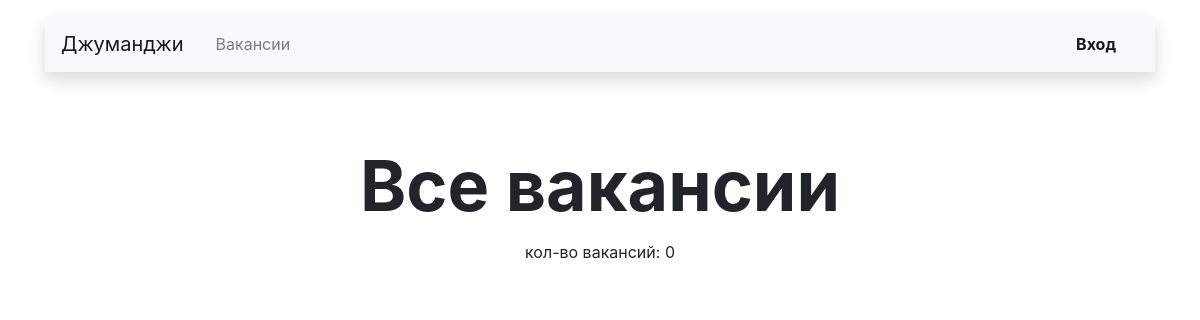
/vacancies/, run on an earlier commit of the app's database.
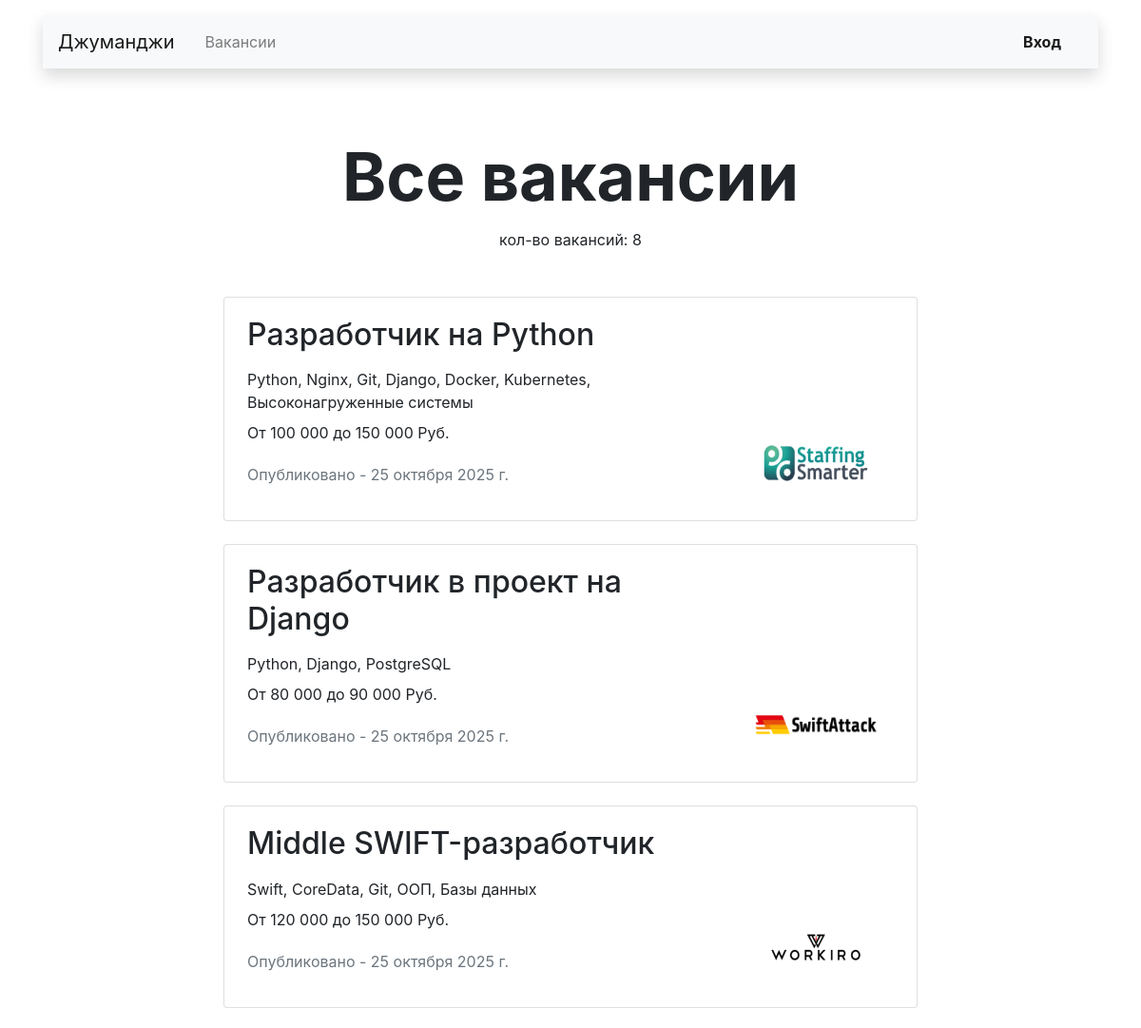
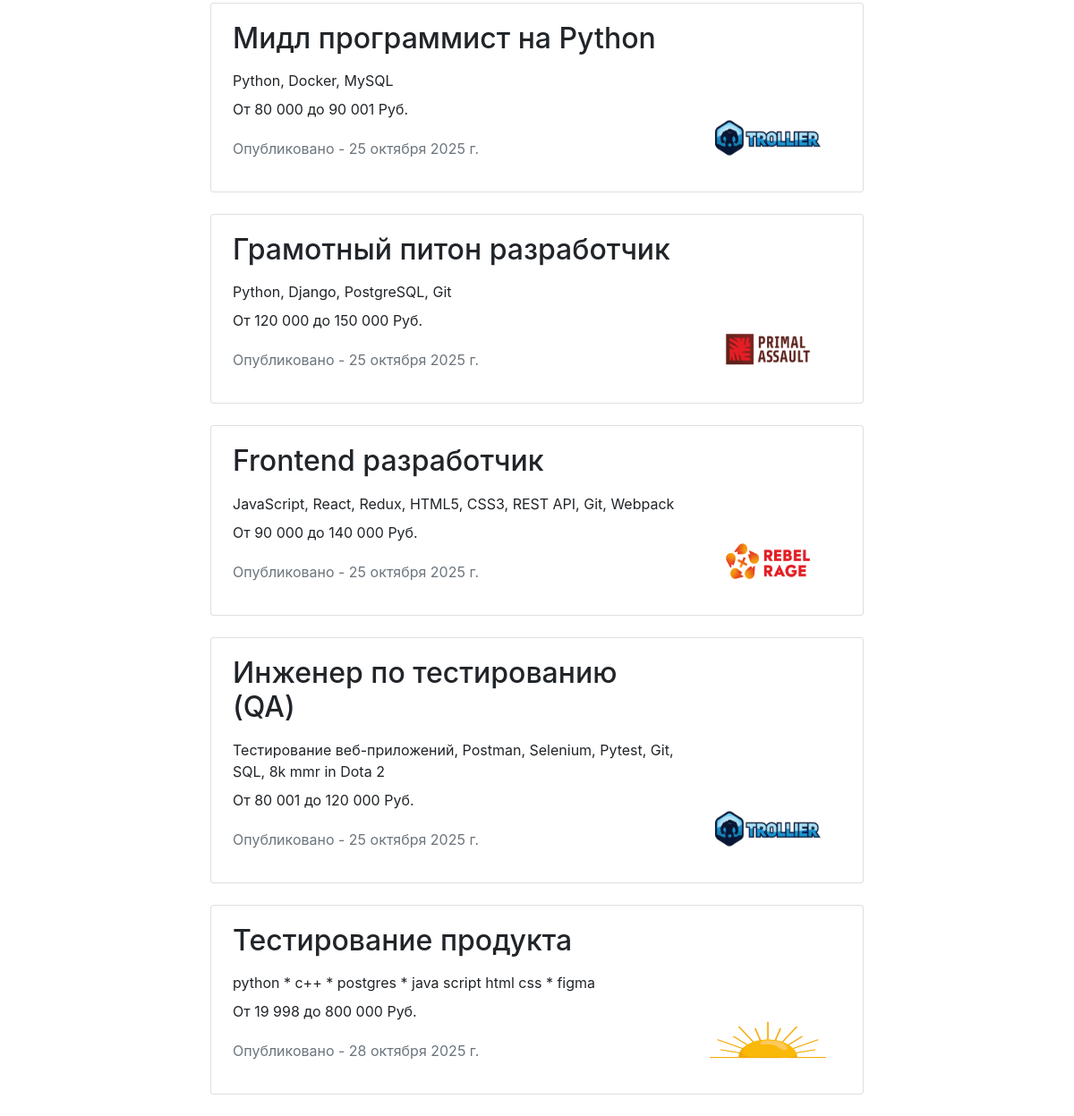
And on a later commit of the database (2 pictures, top to bottom).
### main/models.py (models this page shows, shortened)
class Vacancy(models.Model):
    title = models.CharField(max_length=150, verbose_name='Название')
    specialty = models.ForeignKey(
        'Specialty',
        on_delete=models.CASCADE,
        to_field="code",
        related_name="vacancies",
        verbose_name='Специализация',
    )
    company = models.ForeignKey(
        'Company',
        on_delete=models.CASCADE,
        related_name="vacancies",
        verbose_name='Компания',
    )
    skills = models.TextField(blank=True, verbose_name='Навыки')
    description = models.TextField(blank=True, verbose_name='Текст')
    salary_min = models.IntegerField(default=0, blank=True, verbose_name='Зарплата от')
    salary_max = models.IntegerField(default=0, blank=True, verbose_name='Зарплата до')
    published_at = models.DateField(auto_now_add=True, verbose_name='Опубликовано')
    class Meta:
        verbose_name = 'Вакансию'
        verbose_name_plural = 'Вакансии'
        ordering = ['id']
    def get_absolute_url(self):
        return reverse('one_vacancy', args=(self.id,))

class Company(models.Model):
    name = models.CharField(max_length=50, verbose_name='Название')
    location = models.CharField(max_length=50, verbose_name='Город')
    logo = models.ImageField(
        upload_to='companies',
        default='https://place-hold.it/100x60', blank=True,
        verbose_name='Логотип',
    )
    description = models.TextField(blank=True, verbose_name='Инф. о компании')
    employee_count = models.IntegerField(default=0, verbose_name='Кол-во сотрудников')
    owner = models.OneToOneField(
        User,
        on_delete=models.CASCADE,
        verbose_name='Владелец',
        related_name='owner',
    )
    class Meta:
        verbose_name = 'Компанию'
        verbose_name_plural = 'Компании'
        ordering = ['pk']

### main/views.py (the view)
# urls.py: path('vacancies/', views.AllVacanciesView.as_view(), name='vacancies_page'),
class AllVacanciesView(ListView):
    model = Vacancy
    template_name = 'main/vacancies.html'
    def get_queryset(self):
        return super().get_queryset().select_related('company')

### main/templates/main/vacancies.html (shortened to what this page needs)
{% extends 'main/main_layout.html' %}
{% load humanize %}
{% block custom_body %}
    <main class="container mt-3">
        <section>
            <h1 class="h1 text-center mx-auto mt-4 pt-5" style="font-size: 70px;">
                <strong>
                    {% if specialty_ru %}
                        <span>специализация - {{ specialty_ru }}</span>
                    {% elif company %}
                        <div class="border m-auto h5 p-2 col-3">
                            <img src="{{ company.logo.url }}" width="100" height="60" alt="">
                            <p class="mt-auto">Компания - {{ company.name }}</p>
                        </div>
                        {{ company.title }}
                    {% else %}
                        Все вакансии
                    {% endif %}
                </strong>
            </h1>
            <p class="text-center pt-1">
                <span>кол-во вакансий: {{ object_list|length }}</span>
            </p>
            <div class="row mt-5">
                {% for object in object_list %}
                    <div class="col-12 col-lg-8 offset-lg-2 m-auto">
                        <div class="card mb-4">
                            <div class="card-body px-4">
                                <div class="row">
                                    <div class="col-12 col-md-8 col-lg-9">
                                        <h2 class="h2 pb-2">{{ object.title }}</h2>
                                        <p class="mb-2">{{ object.skills }}</p>
                                        <p>От {{ object.salary_min | intcomma }} до {{ object.salary_max | intcomma }} Руб.</p>
                                        <p class="text-muted pt-1">Опубликовано - {{ object.published_at }}</p>
                                    </div>
                                    <div class="col-12 col-md-4 col-lg-3 d-flex align-items-end">
                                        <a href="{{ object.get_absolute_url }}">
                                            <img src="{{ object.company.logo.url }}" width="130" height="80" alt="">
                                        </a>
                                    </div>
                                </div>
                            </div>
                        </div>
                    </div>
                {% endfor %}
            </div>
        </section>
    </main>
{% endblock %}

### main/templates/main/main_layout.html (shortened to what this page needs)
<!DOCTYPE html>
<html lang="ru">
<head>
    <link rel="stylesheet" href="https://stackpath.bootstrapcdn.com/bootstrap/4.3.1/css/bootstrap.min.css"
>
</head>
<body>
<header class="container mt-3">
    <nav class="navbar navbar-expand-lg navbar-light bg-light shadow">
        <a class="navbar-brand mr-4" href="{% url 'main_page' %}">Джуманджи</a>
        <div class="collapse navbar-collapse justify-content-between" id="navbarNav">
            <ul class="navbar-nav col-10">
                <li class="nav-item">
                    <a class="nav-link" href="{% url 'vacancies_page' %}">Вакансии</a>
                </li>
            </ul>
            <ul class="navbar-nav col-2 justify-content-end">
                {% if request.user.is_anonymous %}
                <li class="nav-item active">
                    <a href="{% url 'login' %}" class="nav-link font-weight-bold">Вход</a>
                </li>
                {% endif %}
            </ul>
        </div>
    </nav>
</header>
{% block custom_body %}
{% endblock %}
</body>
</html>

What changed in the data, as far as the page shows it:
added Vacancy: title "Разработчик на Python", skills "Python, Nginx, Git, Django, Docker, Kubernetes, Высоконагруженные системы", salary_min "100 000", salary_max "150 000", published_at "25 октября 2025 г.", company.logo (picture)
added Vacancy: title "Разработчик в проект на Django", skills "Python, Django, PostgreSQL", salary_min "80 000", salary_max "90 000", published_at "25 октября 2025 г.", company.logo (picture)
added Vacancy: title "Middle SWIFT-разработчик", skills "Swift, CoreData, Git, ООП, Базы данных", salary_min "120 000", salary_max "150 000", published_at "25 октября 2025 г.", company.logo (picture)
added Vacancy: title "Мидл программист на Python", skills "Python, Docker, MySQL", salary_min "80 000", salary_max "90 001", published_at "25 октября 2025 г.", company.logo (picture)
added Vacancy: title "Грамотный питон разработчик", skills "Python, Django, PostgreSQL, Git", salary_min "120 000", salary_max "150 000", published_at "25 октября 2025 г.", company.logo (picture)
added Vacancy: title "Frontend разработчик", skills "JavaScript, React, Redux, HTML5, CSS3, REST API, Git, Webpack", salary_min "90 000", salary_max "140 000", published_at "25 октября 2025 г.", company.logo (picture)
added Vacancy: title "Инженер по тестированию (QA)", skills "Тестирование веб-приложений, Postman, Selenium, Pytest, Git, SQL, 8k mmr in Dota 2", salary_min "80 001", salary_max "120 000", published_at "25 октября 2025 г.", company.logo (picture)
added Vacancy: title "Тестирование продукта", skills "python * c++ * postgres * java script html css * figma", salary_min "19 998", salary_max "800 000", published_at "28 октября 2025 г.", company.logo (picture)
Also different on the page:
{{ object_list|length }}: "0" → "8"
